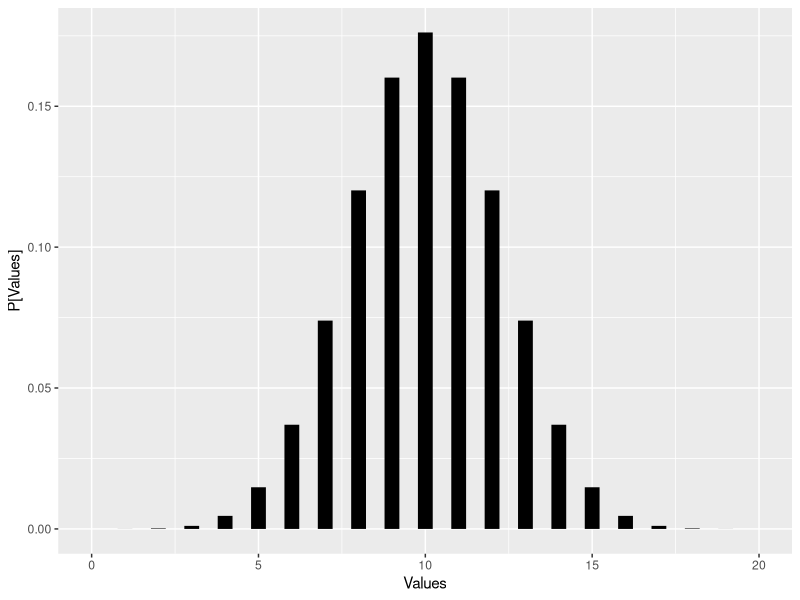

R code for this plot:
rm(list=ls())

ls()
a <- 3
b <- 8
c <- 8

bad <- "OwO"

rm(bad)

myMatrix <- matrix(NA, nrow=4, ncol=3)
myMatrix[2, 1]  #row, collumn
myMatrix[2,]    #row 2
myMatrix[,2]    #collumn 2

myMatrix[,3] <- c(100,20,50,100)

#combining vectors into a matrix
#rbind, cbind
vec1 <- c(1,3,5,8)
vec2 <- c(2,2,3,4)

mat2 <- cbind(vec1, vec2)
mat3 <- rbind(vec1,vec2)

#Make a matrix that displays the probability dist of a binomial n = 20, p = 0.5
makeProbabilityMatrix <- function(start, stop, probability) {
  values <- start:stop
  probs <- dbinom(values, stop, probability)
  data <- cbind(values, probs)
  print(data)
}
makeProbabilityMatrix(0, 20, 0.5) 

#Manual (bc function wont store matrix, will remake)
values <- 0:20
probs <- dbinom(values, 20, 0.5)
data <- cbind(values, probs)
print(data)

#Plotting matrix
library(ggplot2)
data <- data.frame(data)
p <- ggplot(data, aes(x = values, y = probs)) +
  geom_segment(aes(xend = values, yend = 0), size = 5) +
  ylab('P[Values]') +
  xlab('Values')
p
